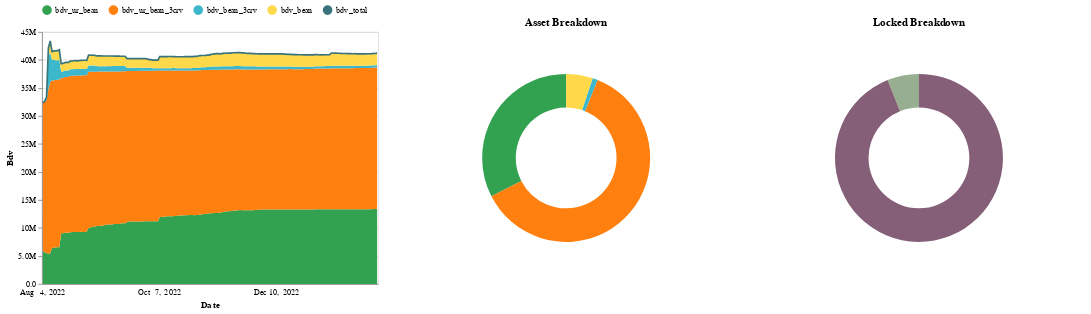

The code cell stored with this chart in its notebook:
### Code cell
c = (
    alt.hconcat(chart_area, chart_pie, chart_pie_locked)
        .resolve_legend(color="independent")
        .resolve_scale(y="independent", color="independent")
        .resolve_axis(y="independent")    
)
css_lines = css_tooltip_timeseries_multi_colored(metrics, colors)
css = '\n'.join(css_lines)
# apply_css(css)
apply_css("")
c

### Figure 1 — Vega-Lite specification as saved in the notebook (floating-point values rounded to 4 significant figures; data arrays with more than 128 entries replaced by an {"elided": "..."} marker saying what was removed)
{"config": {"view": {"continuousWidth": 400, "continuousHeight": 300}}, "hconcat": [{"layer": [{"mark": "area", "encoding": {"color": {"field": "variable", "legend": {"orient": "top", "title": null}, "scale": {"domain": ["bdv_ur_bean", "bdv_ur_bean_3crv", "bdv_bean_3crv", "bdv_bean", "bdv_total"], "range": ["#32A251", "#FF7F0F", "#3CB7CC", "#FFD94A", "#39737C"]}, "type": "nominal"}, "order": {"field": "stack_order", "sort": "ascending", "type": "quantitative"}, "x": {"axis": {"formatType": "time", "labelAngle": 0, "labelExpr": "timeFormat(toDate(datum.value), '%b %e, %Y')", "labelOverlap": true, "labelPadding": 5, "labelSeparation": 50, "ticks": false, "title": "Date"}, "field": "timestamp", "type": "ordinal"}, "y": {"axis": {"format": ".2s", "title": "Bdv"}, "field": "value", "type": "quantitative"}}, "title": "", "transform": [{"calculate": "datum['variable'] === 'bdv_ur_bean' ? 0 :  datum['variable'] === 'bdv_ur_bean_3crv' ? 1 :  datum['variable'] === 'bdv_bean_3crv' ? 2 :  datum['variable'] === 'bdv_bean' ? 3 :  datum['variable'] === 'bdv_total' ? 4 : 5", "as": "stack_order"}, {"filter": "datum['variable'] == 'bdv_ur_bean' | datum['variable'] == 'bdv_ur_bean_3crv' | datum['variable'] == 'bdv_bean_3crv' | datum['variable'] == 'bdv_bean'"}], "width": 400}, {"layer": [{"mark": "line", "encoding": {"color": {"field": "variable", "legend": {"orient": "top", "title": null}, "scale": {"domain": ["bdv_ur_bean", "bdv_ur_bean_3crv", "bdv_bean_3crv", "bdv_bean", "bdv_total"], "range": ["#32A251", "#FF7F0F", "#3CB7CC", "#FFD94A", "#39737C"]}, "type": "nominal"}, "order": {"field": "stack_order", "sort": "ascending", "type": "quantitative"}, "x": {"axis": {"formatType": "time", "labelAngle": 0, "labelExpr": "timeFormat(toDate(datum.value), '%b %e, %Y')", "labelOverlap": true, "labelPadding": 5, "labelSeparation": 50, "ticks": false, "title": "Date"}, "field": "timestamp", "type": "ordinal"}, "y": {"axis": {}, "field": "value", "type": "quantitative"}}, "title": "", "transform": [{"calculate": "datum['variable'] === 'bdv_ur_bean' ? 0 :  datum['variable'] === 'bdv_ur_bean_3crv' ? 1 :  datum['variable'] === 'bdv_bean_3crv' ? 2 :  datum['variable'] === 'bdv_bean' ? 3 :  datum['variable'] === 'bdv_total' ? 4 : 5", "as": "stack_order"}, {"filter": "datum['variable'] == 'bdv_total'"}], "width": 400}, {"mark": {"type": "rule", "color": "#474440", "opacity": 1, "strokeDash": [2.5, 1]}, "encoding": {"x": {"axis": {"formatType": "time", "labelAngle": 0, "labelExpr": "timeFormat(toDate(datum.value), '%b %e, %Y')", "labelOverlap": true, "labelPadding": 5, "labelSeparation": 50, "ticks": false, "title": "Date"}, "field": "timestamp", "type": "ordinal"}}, "title": "", "transform": [{"calculate": "datum['variable'] === 'bdv_ur_bean' ? 0 :  datum['variable'] === 'bdv_ur_bean_3crv' ? 1 :  datum['variable'] === 'bdv_bean_3crv' ? 2 :  datum['variable'] === 'bdv_bean' ? 3 :  datum['variable'] === 'bdv_total' ? 4 : 5", "as": "stack_order"}, {"pivot": "variable", "value": "value", "groupby": ["timestamp"]}, {"filter": "\n            year(datum['timestamp']) === 2022 && \n            month(datum['timestamp']) === 3 && \n            date(datum['timestamp']) === 17 \n        "}], "width": 400}, {"mark": {"type": "rule", "color": "#878787"}, "encoding": {"opacity": {"condition": {"value": 1, "selection": "selector009"}, "value": 0}, "tooltip": [{"field": "timestamp", "timeUnit": "yearmonthdate", "title": "date", "type": "ordinal"}, {"field": "bdv_ur_bean", "format": ",d", "type": "quantitative"}, {"field": "bdv_ur_bean_3crv", "format": ",d", "type": "quantitative"}, {"field": "bdv_bean_3crv", "format": ",d", "type": "quantitative"}, {"field": "bdv_bean", "format": ",d", "type": "quantitative"}, {"field": "bdv_total", "format": ",d", "type": "quantitative"}], "x": {"axis": {"formatType": "time", "labelAngle": 0, "labelExpr": "timeFormat(toDate(datum.value), '%b %e, %Y')", "labelOverlap": true, "labelPadding": 5, "labelSeparation": 50, "ticks": false, "title": "Date"}, "field": "timestamp", "type": "ordinal"}}, "selection": {"selector009": {"type": "single", "fields": ["timestamp"], "nearest": true, "on": "mouseover", "empty": "none", "clear": "mouseout"}}, "title": "", "transform": [{"calculate": "datum['variable'] === 'bdv_ur_bean' ? 0 :  datum['variable'] === 'bdv_ur_bean_3crv' ? 1 :  datum['variable'] === 'bdv_bean_3crv' ? 2 :  datum['variable'] === 'bdv_bean' ? 3 :  datum['variable'] === 'bdv_total' ? 4 : 5", "as": "stack_order"}, {"pivot": "variable", "value": "value", "groupby": ["timestamp"]}], "width": 400}]}], "data": {"name": "data-ec120d3fa8e3b4048da01f6da7bf1993"}}, {"data": {"name": "data-dc587bde6e185e945aa793235d8dcb05"}, "mark": {"type": "arc", "innerRadius": 60, "outerRadius": 100}, "encoding": {"color": {"field": "category", "legend": null, "scale": {"domain": ["bdv_ur_bean", "bdv_ur_bean_3crv", "bdv_bean_3crv", "bdv_bean"], "range": ["#32A251", "#FF7F0F", "#3CB7CC", "#FFD94A"]}, "type": "nominal"}, "theta": {"field": "value", "stack": true, "type": "quantitative"}, "tooltip": {"field": "label", "type": "nominal"}}, "title": "Asset Breakdown"}, {"data": {"name": "data-da5a0622f28e0dce967206965c16a503"}, "mark": {"type": "arc", "innerRadius": 60, "outerRadius": 100}, "encoding": {"color": {"field": "category", "legend": null, "scale": {"domain": ["unlocked", "locked"], "range": ["#97AE91", "#855E78"]}, "type": "nominal"}, "theta": {"field": "value", "stack": true, "type": "quantitative"}, "tooltip": {"field": "label", "type": "nominal"}}, "title": "Locked Breakdown"}], "resolve": {"axis": {"y": "independent"}, "legend": {"color": "independent"}, "scale": {"color": "independent", "y": "independent"}}, "$schema": "https://vega.github.io/schema/vega-lite/v4.17.0.json", "datasets": {"data-ec120d3fa8e3b4048da01f6da7bf1993": {"elided": "918 records"}, "data-dc587bde6e185e945aa793235d8dcb05": [{"category": "bdv_ur_bean", "value": 13410000.0, "label": "bdv_ur_bean: 13,414,857 \n(32.6%)"}, {"category": "bdv_ur_bean_3crv", "value": 25280000.0, "label": "bdv_ur_bean_3crv: 25,277,311 \n(61.3%)"}, {"category": "bdv_bean_3crv", "value": 408300.0, "label": "bdv_bean_3crv: 408,334 \n(1.0%)"}, {"category": "bdv_bean", "value": 2107000.0, "label": "bdv_bean: 2,107,035 \n(5.1%)"}], "data-da5a0622f28e0dce967206965c16a503": [{"category": "unlocked", "value": 2515000.0, "label": "6.1% unlocked"}, {"category": "locked", "value": 38690000.0, "label": "93.9% locked"}]}}
